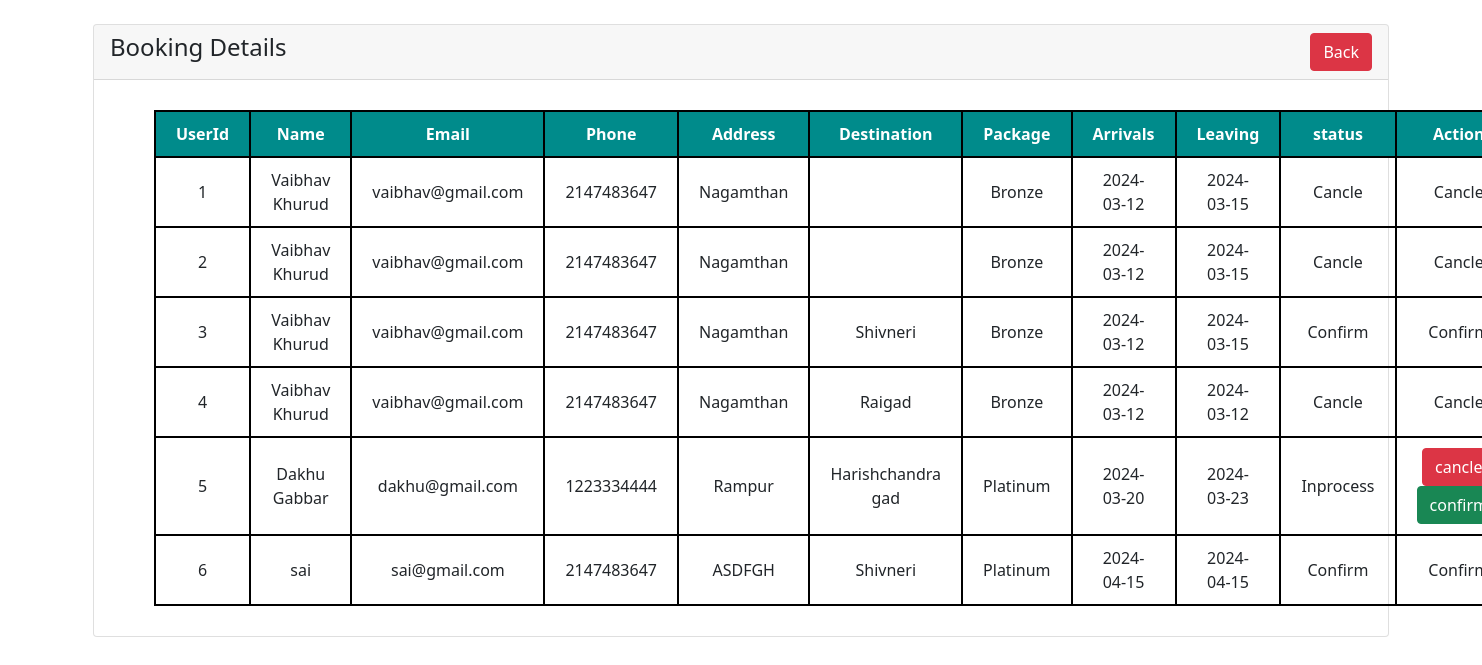
/admin/manage-booking.php, run on the app's committed database.
### tables this page shows
CREATE TABLE `booking` (
  `BookingId` int(11) NOT NULL,
  `uid` int(100) NOT NULL,
  `address` varchar(100) NOT NULL,
  `destination` varchar(1000) NOT NULL,
  `package` varchar(100) NOT NULL,
  `arrivals` varchar(100) NOT NULL,
  `leaving` varchar(100) NOT NULL,
  `status` int(1) NOT NULL
);

CREATE TABLE `register_user` (
  `uid` int(20) NOT NULL,
  `name` varchar(100) NOT NULL,
  `username` varchar(100) NOT NULL,
  `email` varchar(100) NOT NULL,
  `phone` int(10) NOT NULL,
  `password` varchar(100) NOT NULL
);

### admin/manage-booking.php (the view, shortened to what this page needs)
<?php
   require('connection.php');
?>
<!doctype html>
<html lang="en">
  <head>
    <link href="https://cdn.jsdelivr.net/npm/bootstrap@5.1.3/dist/css/bootstrap.min.css" rel="stylesheet">
</head>
<body>
    <div class="container mt-4">
        <div class="row">
            <div class="col-md-12">
                <div class="card">
                    <div class="card-header">
                        <h4>Booking Details
                            <a href="dashboard.php" class="btn btn-danger float-end">Back</a>
                        </h4>
                    </div>
                    <div class="data">
                        <table >
                            <thead>
                                <tr>
                                    <th>UserId</th>
                                    <th>Name</th>
                                    <th>Email</th>
                                    <th>Phone</th>
                                    <th>Address</th>
                                    <th>Destination</th>
                                    <th>Package</th>
                                    <th>Arrivals</th>
                                    <th>Leaving</th>
                                    <th>status</th>
                                    <th colspan="2">Action</th>
                                </tr>
                            </thead>
                            <tbody>
                            <?php
                            $sr=0;
                            $query ="SELECT register_user.uid,register_user.name,register_user.email,register_user.phone,booking.BookingId, booking.address,booking.destination,booking.package,booking.arrivals,booking.leaving,booking.status\n"
                            . "FROM register_user,booking\n"
                            . "WHERE register_user.uid = booking.uid";
                                    $result = mysqli_query($con,$query);
                                    while($row_fetch=mysqli_fetch_assoc($result))
                                    {
                                        $name = $row_fetch['name'];
                                        $email = $row_fetch['email'];
                                        $phone = $row_fetch['phone'];
                                        $address = $row_fetch['address'];
                                        $destination = $row_fetch['destination'];
                                        $package = $row_fetch['package'];
                                        $arrivals = $row_fetch['arrivals'];
                                        $leaving = $row_fetch['leaving'];
                                        $sr=$sr+1;
                                ?>
                                <tr>
                                    <td><?php echo $sr ?></td>
                                    <td><?php echo $name ?></td>
                                    <td><?php echo $email ?></td>
                                    <td><?php echo $phone ?></td>
                                    <td><?php echo $address ?></td>
                                    <td><?php echo $destination ?></td>
                                    <td><?php echo $package ?></td>
                                    <td><?php echo $arrivals ?></td>
                                    <td><?php echo $leaving ?></td>
                                    <td>
                                        <?php
                                        if($row_fetch['status']==1){
                                            echo 'Inprocess';
                                        }
                                        else if($row_fetch['status']==2){
                                            echo "Confirm";
                                        }
                                        else if($row_fetch['status']==3){
                                            echo "Cancle";
                                        }
                                        ?>
                                        </td>
                                        <td>
                                            <?php
                                            if($row_fetch['status']==1){
                                                echo "
                                          <a href='manage-booking.php?bkid=$row_fetch[BookingId]' class='btn btn-danger' >cancle</a><br>
                                          <a href='manage-booking.php?bcid= $row_fetch[BookingId]' class='btn btn-success'  >confirm</a>
                                        ";
                                            }
                                            else if($row_fetch['status']==2){
                                                echo  ' Confirm';
                                            }
                                            else{
                                                echo 'Cancle';
                                            }
                                         ?>
                                          </td>
                                </tr>
                                <?php } ?>
                            </tbody>
                        </table>
                    </div>
                </div>
            </div>
        </div>
    </div>
</body>
</html>

### admin/manage-booking.php (style rules this page uses)
div.data { padding: 30px 60px; }
div.data table { width: 100%; border: 2px solid black; text-align: center; }
table,table td,table tr,table th { border: 2px solid black; padding: 10px 20px; border-collapse:collapse ; }
table thead { background-color: darkcyan; color: white; }

### data on the page
booking: uid.name "Vaibhav Khurud", uid.email "vaibhav@gmail.com", uid.phone "2147483647", address "Nagamthan", package "Bronze", arrivals "2024-03-12", leaving "2024-03-15", status "Cancle"
booking: uid.name "Vaibhav Khurud", uid.email "vaibhav@gmail.com", uid.phone "2147483647", address "Nagamthan", package "Bronze", arrivals "2024-03-12", leaving "2024-03-15", status "Cancle"
booking: uid.name "Vaibhav Khurud", uid.email "vaibhav@gmail.com", uid.phone "2147483647", address "Nagamthan", destination "Shivneri", package "Bronze", arrivals "2024-03-12", leaving "2024-03-15", status "Confirm"
booking: uid.name "Vaibhav Khurud", uid.email "vaibhav@gmail.com", uid.phone "2147483647", address "Nagamthan", destination "Raigad", package "Bronze", arrivals "2024-03-12", leaving "2024-03-12", status "Cancle"
booking: uid.name "Dakhu Gabbar", uid.email "dakhu@gmail.com", uid.phone "1223334444", address "Rampur", destination "Harishchandra gad", package "Platinum", arrivals "2024-03-20", leaving "2024-03-23", status "Inprocess"
booking: uid.name "sai", uid.email "sai@gmail.com", uid.phone "2147483647", address "ASDFGH", destination "Shivneri", package "Platinum", arrivals "2024-04-15", leaving "2024-04-15", status "Confirm"
